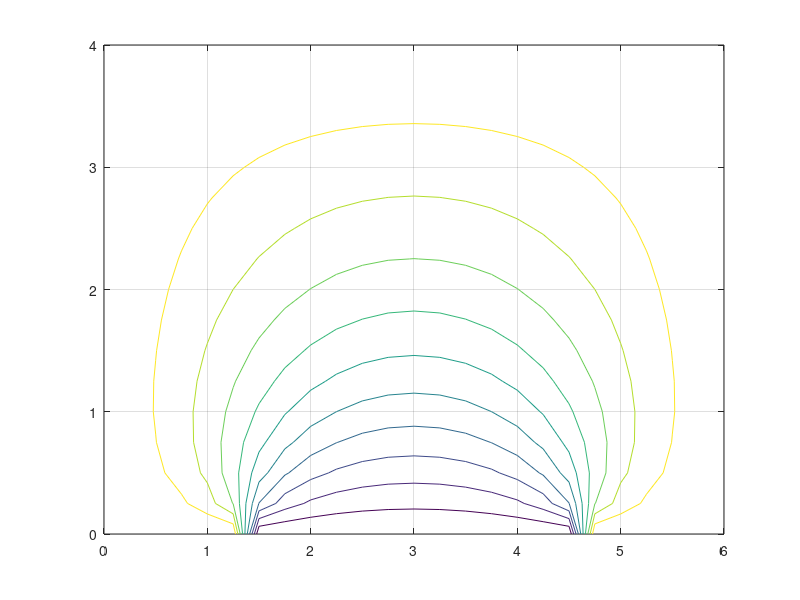

MATLAB code for this plot: (Note: this script raises an error after producing the figure.)
for z=1:17
    nx = 25;
    ny = 17;
    xmin = 0;
    xmax = 6;
    ymin = 0;
    ymax = 4;
    tic
    dx = (xmax - xmin) / (nx - 1);
    dy = (ymax - ymin) / (ny - 1);

    u = zeros(nx,ny);
    ud = zeros(nx,ny);

    x = linspace(xmin,xmax,nx);
    y = linspace(ymin,ymax,ny);


    l1norm_target = 0.0001;
    l1norm = 1;

    % while l1norm > l1norm_target
    %     un = u;
    %     for i=2:nx-1
    %     for j=2:ny-1
    %         u(i,j) = ((un(i+1,j)+un(i-1,j))*dy^2+ (un(i,j+1)+un(i,j-1))*dx^2 )/((dx^2+dy^2)*2);
    %     end
    %     end
    %     u(:,end) = 1;
    %     l1norm = sum(abs(u(:))-abs(un(:)))/(sum(abs(un(:))));
    % end

    w = 17;
%     z = 17;
    u(1:6,1) = 1;
    u(7:19,1) = 0;
    u(20:25,1) = 1;
    u(:,end) = 1;
    u(1,:) = 1;
    u(end,:) = 1;
    u(7:19,w) = 0;
    u(:,z) = 1;
    iter = 0;
    while l1norm > l1norm_target
        un = u;
        for i=2:nx-1
        for j=2:ny-1
            u(i,j) = ((un(i+1,j)+un(i-1,j))*dy^2+ (un(i,j+1)+un(i,j-1))*dx^2 )/((dx^2+dy^2)*2);
            u(7:19,w) = 0;
            u(:,z) = 1;
        end
        end
        u(1:6,1) = 1;
        u(7:19,1) = 0;

        u(20:25,1) = 1;
        u(:,end) = 1;
        u(1,:) = 1;
        u(end,:) = 1;
        u(7:19,w) = 0;
        u(:,z) = 1;
        l1norm = sum(abs(u(:))-abs(un(:)))/(sum(abs(un(:))));
        iter = iter + 1;
    end
    xx = 0:0.25:6;
    yy = 0:0.25:4;
    [xx,yy] = meshgrid(yy,xx);
%     figure(1)
    surface(yy,xx,u);
    % colorbar
    % shading interp
    % figure(2)
    % hold on
    contour(yy,xx,u)
    axis([0 6 0 4])
    grid on
    toc
    iter
    MM(z) = getframe(gcf);
end
MMM = repelem(MM,30);
movie(MMM);
grid on
myvideo = VideoWriter('myfile.avi');
open(myvideo)
writeVideo(myvideo, MMM);
close(myvideo)